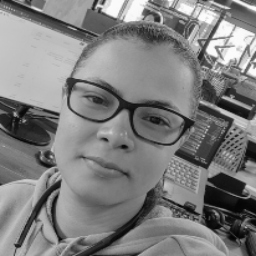
#> input picture Taller1/punto2/imgs/image18.jpg, 256 x 256 px
$ jupyter execute punto2.ipynb   (shell and % lines are left out)
#> lines starting #> are read from the running program, lines starting #| are printed output that depends on the picture; long printed decimals are rounded
[cell 1]
import cv2
import os
import matplotlib.pyplot as plt
import numpy as np
from PIL import Image
from skimage.metrics import structural_similarity as ssim

[cell 2]
# Importing image data into Numpy arrays
img = np.asarray(Image.open('./imgs/image18.jpg'))
#> img is the input picture: shape (256, 256, 3); min 4, max 254, mean 126.5
print(repr(img))
#> (printed output is left out)

[cell 3]
imgplot = plt.imshow(img)

[cell 4]
#Load all images

image_folder = './imgs/'
image_files = [os.path.join(image_folder, filename)
               for filename in os.listdir(image_folder)]

images = []
for image_file in image_files:
    image = cv2.imread(image_file)
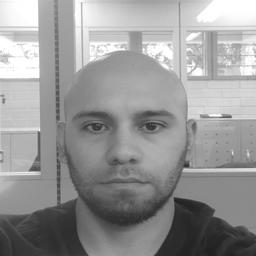
#> input picture Taller1/punto2/imgs/image1.jpg, 256 x 256 px
#> image is the input picture: shape (256, 256, 3); min 31, max 255, mean 151.2
    images.append(image)

[cell 5]
# We'll ensure all images have the same dimensions:
# Example: Resize all images to a common size (e.g., 256x256)
common_size = (256, 256)
#> common_size = (256, 256)
images = [cv2.resize(image, common_size) for image in images]

[cell 6]
# Now, let's calculate the pixel-wise average of all the loaded images.

average_face = np.mean(images, axis=0).astype(np.uint8)
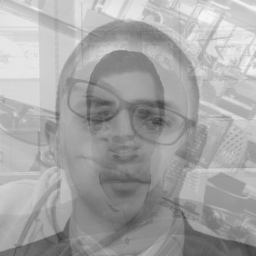
#> average_face: shape (256, 256, 3); min 60, max 245, mean 165.1
average_face

[cell 7]
# Display the average face

plt.imshow(cv2.cvtColor(average_face, cv2.COLOR_BGR2RGB))
plt.axis('off')
plt.title('Average Face')
plt.show()

[cell 8]
# Save the average face as an image
cv2.imwrite('./imgs/average_face.png', average_face)

How distant is your face from the average? How would you measure it?

To measure how distant my face is from the average face calculated from the cohort, we can use a metric such as Mean Squared Error (MSE) or Structural Similarity Index (SSIM). These metrics can help quantify the similarity or dissimilarity between two images.

Here's how we can calculate both MSE and SSIM:

**MSE measures the average squared difference between corresponding pixels in two images. Lower MSE values indicate greater similarity.**

[cell 9]
# Load the average face image and your face image
average_face = cv2.imread('./imgs/average_face.png')
your_face = cv2.imread('./imgs/image18.jpg')

# Ensure both images have the same dimensions
average_face = cv2.resize(average_face, your_face.shape[:2])

# Calculate MSE
mse = np.mean((average_face - your_face) ** 2)
#> mse = 102.1

print(f"Mean Squared Error (MSE): {mse}")
#| Mean Squared Error (MSE): 102.053

**SSIM is a more advanced metric that not only considers pixel-wise differences but also takes into account structural information and luminance. Higher SSIM values indicate greater similarity.**

[cell 10]
# Load the average face image and your face image
average_face = cv2.imread('./imgs/average_face.png', cv2.IMREAD_GRAYSCALE)
#> average_face: shape (256, 256); min 60, max 245, mean 165.1
your_face = cv2.imread('./imgs/image18.jpg', cv2.IMREAD_GRAYSCALE)
#> your_face: shape (256, 256); min 4, max 254, mean 126.5

# Ensure both images have the same dimensions
average_face = cv2.resize(average_face, your_face.shape[::-1])

# Calculate SSIM
ssim_score = ssim(average_face, your_face)
#> ssim_score = 0.51

print(f"Structural Similarity Index (SSIM): {ssim_score}")
#| Structural Similarity Index (SSIM): 0.5097
